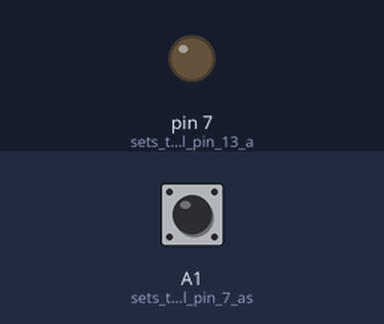
A sketch run on a simulated Arduino Uno, built with avr-gcc and run on an emulated ATmega328P. Shown: output pins drawn as LEDs (lit = HIGH). The test bench sets the inputs (shaded band); at power-on: A1 (sets_the_digital_pin_7_as) HIGH.

Above: at 1.2 s.
1.3 s: A1 (sets_the_digital_pin_7_as) pulled LOW for 3.2 s
At 1.9 s:
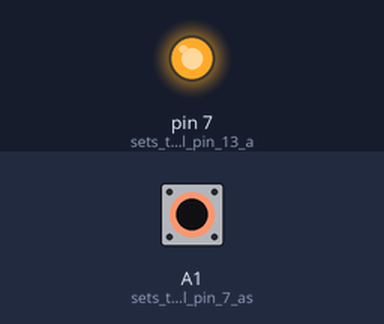
7.5 s: A1 (sets_the_digital_pin_7_as) pulled LOW for 0.15 s
At 10.3 s:
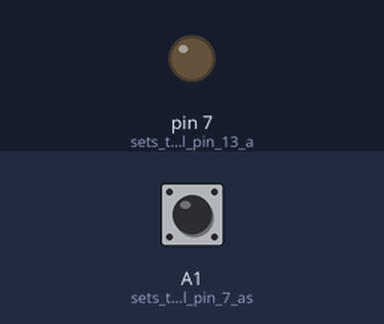
10.6 s: A1 (sets_the_digital_pin_7_as) pulled LOW for 1 s
At 11.4 s:
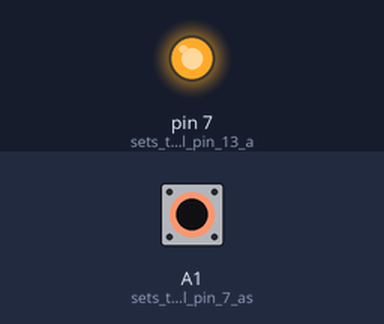
Timing chart, 0 to 14.1 s (numbered marks = the images above; inputs shaded):
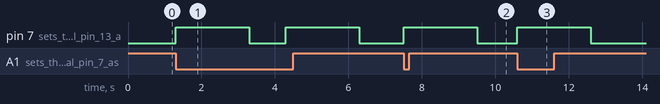

Measured:
- after the input at 1.3 s, pin 7 (sets_the_digital_pin_13_a): alternates HIGH for 2.0 s and LOW for 1.0 s, starting at once
- after the input at 7.5 s, pin 7 (sets_the_digital_pin_13_a): LOW → HIGH at once, → LOW 2.0 s later
- after the input at 10.6 s, pin 7 (sets_the_digital_pin_13_a): LOW → HIGH at once, → LOW 2.0 s later

The sketch:

watering-test.ino
```cpp
void setup()
{
  pinMode(7, OUTPUT);      // sets the digital pin 13 as output
  pinMode(A1, INPUT);      // sets the digital pin 7 as input
}

void loop()
{
  if (digitalRead(A1) == 0) {
    digitalWrite(7, HIGH);
    delay(2000);
    digitalWrite(7,LOW);
    delay(1000);
  } else {
    digitalWrite(7, LOW);
  }
}
```
